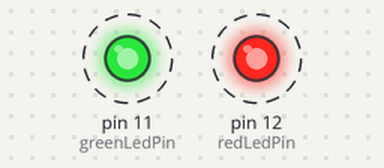
Bench run of a sketch on a simulated Arduino Uno, built with avr-gcc and run on an emulated ATmega328P. Parts: output pins drawn as LEDs (lit = HIGH). Dashed ring = blinking.

Above: at 0.5 s.
Timing chart, 0 to 5.1 s (numbered marks = the images above):
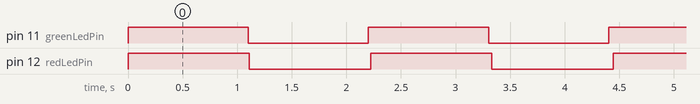

The sketch:

BlinkTwoLeds.ino
```cpp
// constants to set pin numbers
const int greenLedPin =  11; // the number of the green LED pin
const int redLedPin = 12;    // the number of the green LED pin

// Variables will change
int greenLedState = HIGH; //ledState for green LED
int redLedState = HIGH;   //ledState for red LED
long previousMillisRed = 0;    //last time Red LED was updated
long previousMillisGreen = 0;  //last time Green LED was updated

// must be long to prevent overflow
long greenLedInterval = 1100; //interval to blink greed LED (milliseconds)
long redLedInterval = 1110;    //interval to blink red LED (milliseconds)
unsigned long currentMillis = 0;

void setup() {
  // set the pins to output mode
  pinMode(greenLedPin, OUTPUT);
  pinMode(redLedPin, OUTPUT);
  digitalWrite(redLedPin, redLedState);
  digitalWrite(greenLedPin, greenLedState);

  currentMillis = millis();
}

void loop()
{
  // capture the current time
  currentMillis = millis();
  manageRedLed();
  manageGreenLed();
}

void manageRedLed() {  //check if it's time to change the Red LED yet
  if(currentMillis - previousMillisRed > redLedInterval) {
    //store the time of this change
    previousMillisRed = currentMillis;
    redLedState = (redLedState == HIGH) ? LOW : HIGH;
    digitalWrite(redLedPin, redLedState);
  }
}

void manageGreenLed() {
  //check if it's time to change the green LED yet
  if(currentMillis - previousMillisGreen > greenLedInterval) {
    //store the time of this change
    previousMillisGreen = currentMillis;
    greenLedState = (greenLedState == HIGH) ? LOW : HIGH;
    digitalWrite(greenLedPin, greenLedState);
  }
}
```

Measured:
- by itself, pin 11 (greenLedPin), pin 12 (redLedPin): alternates HIGH for 1.1 s and LOW for 1.1 s
